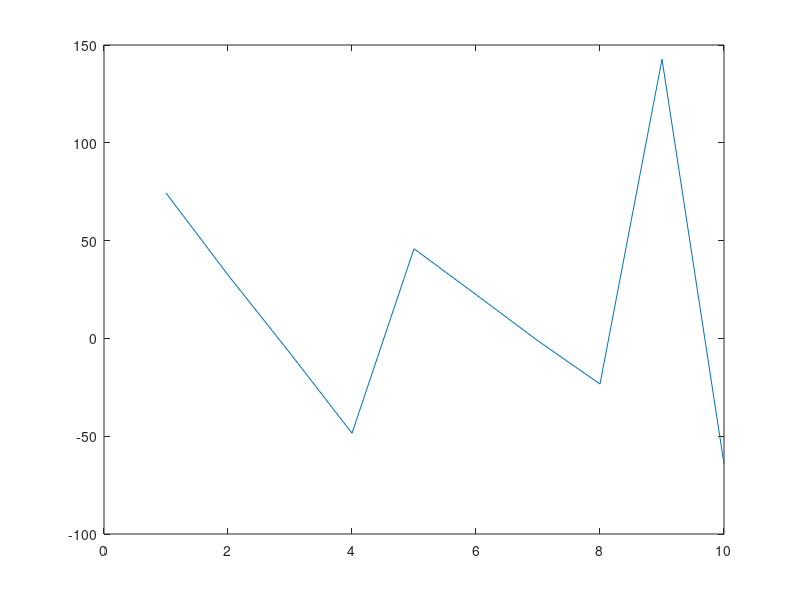
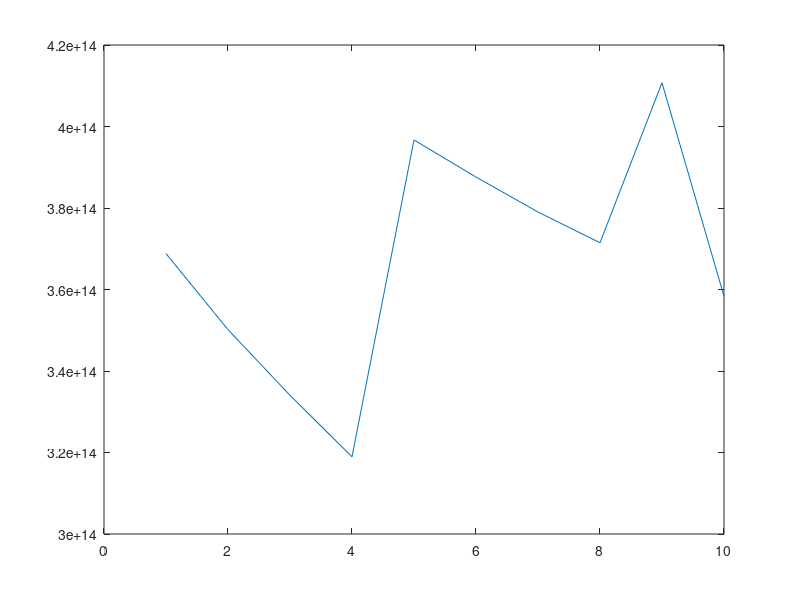
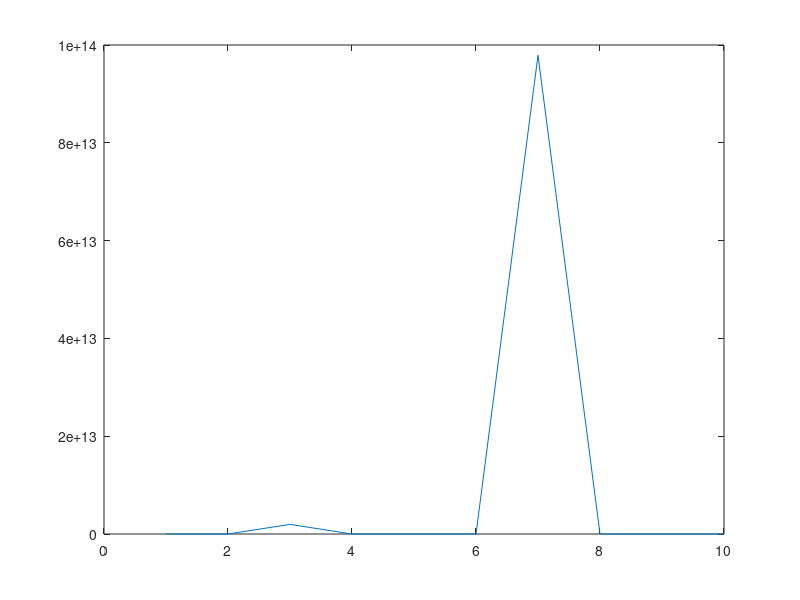

These figures' MATLAB source, in order:
% data analysis file for the resonance simulation data from waveguide
% solver 
clear; clc;
%% import and store the data from the txt file 
data = importdata("SiC_500nm_rib_unitcell_testSweep_t4.txt");
mg = data(:,5);
bg = data(:,7);
bg_mg_rat = data(:,4);
%% plot the mg of all the trials
target_freq = 327.3e12;
wavelength_detuning = ((3e8)/target_freq-(3e8)./mg).*1e9;
%% plot the detuning of the mg from the target
figure; plot(wavelength_detuning);
%% plot the bandgap
figure; plot(bg);
%% plot the fitness 
wavelength_tolerance = 5;
wavelength_pen = exp(-((wavelength_detuning)./wavelength_tolerance).^2);
fitness = bg_mg_rat.*wavelength_pen;
figure; plot(fitness);


